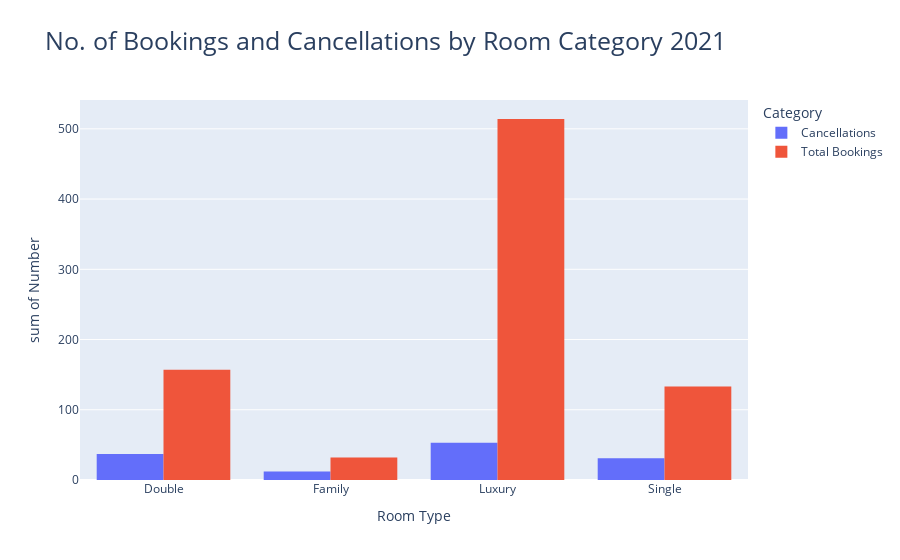

The notebook cell this image was saved under:
### Code cell
fig5 = px.histogram(cancellations, x='Room Type', y='Number', color='Category', barmode='group', title = 'No. of Bookings and Cancellations by Room Category 2021')
fig5.update_layout(title_font_size=25)
fig5.show()

### Figure 1 — Plotly figure (JSON) as saved in the notebook; plotly's stock layout.template omitted (floating-point values rounded to 4 significant figures)
{"data": [{"alignmentgroup": "True", "bingroup": "x", "histfunc": "sum", "hovertemplate": "Category=Cancellations<br>Room Type=%{x}<br>sum of Number=%{y}<extra></extra>", "legendgroup": "Cancellations", "marker": {"color": "#636efa", "pattern": {"shape": ""}}, "name": "Cancellations", "offsetgroup": "Cancellations", "orientation": "v", "showlegend": true, "type": "histogram", "x": ["Double", "Family", "Luxury", "Single"], "xaxis": "x", "y": [37, 12, 53, 31], "yaxis": "y"}, {"alignmentgroup": "True", "bingroup": "x", "histfunc": "sum", "hovertemplate": "Category=Total Bookings<br>Room Type=%{x}<br>sum of Number=%{y}<extra></extra>", "legendgroup": "Total Bookings", "marker": {"color": "#EF553B", "pattern": {"shape": ""}}, "name": "Total Bookings", "offsetgroup": "Total Bookings", "orientation": "v", "showlegend": true, "type": "histogram", "x": ["Double", "Family", "Luxury", "Single"], "xaxis": "x", "y": [157, 32, 514, 133], "yaxis": "y"}], "layout": {"autosize": true, "barmode": "group", "legend": {"title": {"text": "Category"}, "tracegroupgap": 0}, "title": {"font": {"size": 25}, "text": "No. of Bookings and Cancellations by Room Category 2021"}, "xaxis": {"anchor": "y", "autorange": true, "domain": [0, 1], "range": [-0.5, 3.5], "title": {"text": "Room Type"}, "type": "category"}, "yaxis": {"anchor": "x", "autorange": true, "domain": [0, 1], "range": [0, 541.1], "title": {"text": "sum of Number"}, "type": "linear"}}}
